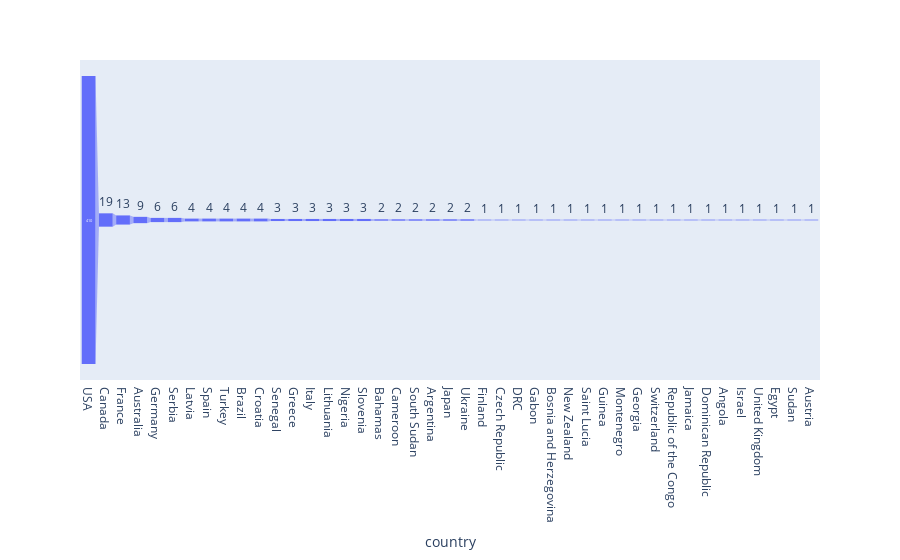

This figure's notebook cell:
### Code cell
fig2 = px.funnel(pie2, x='country', y='players')
fig2.show()

### Figure 1 — Plotly figure (JSON) as saved in the notebook; plotly's stock layout.template omitted (floating-point values rounded to 4 significant figures)
{"data": [{"hovertemplate": "country=%{x}<br>players=%{y}<extra></extra>", "legendgroup": "", "marker": {"color": "#636efa"}, "name": "", "orientation": "v", "showlegend": false, "type": "funnel", "x": ["USA", "Canada", "France", "Australia", "Germany", "Serbia", "Latvia", "Spain", "Turkey", "Brazil", "Croatia", "Senegal", "Greece", "Italy", "Lithuania", "Nigeria", "Slovenia", "Bahamas", "Cameroon", "South Sudan", "Argentina", "Japan", "Ukraine", "Finland", "Czech Republic", "DRC", "Gabon", "Bosnia and Herzegovina", "New Zealand", "Saint Lucia", "Guinea", "Montenegro", "Georgia", "Switzerland", "Republic of the Congo", "Jamaica", "Dominican Republic", "Angola", "Israel", "United Kingdom", "Egypt", "Sudan", "Austria"], "xaxis": "x", "y": [410, 19, 13, 9, 6, 6, 4, 4, 4, 4, 4, 3, 3, 3, 3, 3, 3, 2, 2, 2, 2, 2, 2, 1, 1, 1, 1, 1, 1, 1, 1, 1, 1, 1, 1, 1, 1, 1, 1, 1, 1, 1, 1], "yaxis": "y"}], "layout": {"legend": {"tracegroupgap": 0}, "margin": {"t": 60}, "xaxis": {"anchor": "y", "domain": [0, 1], "title": {"text": "country"}}, "yaxis": {"anchor": "x", "domain": [0, 1], "title": {"text": "players"}}}}
